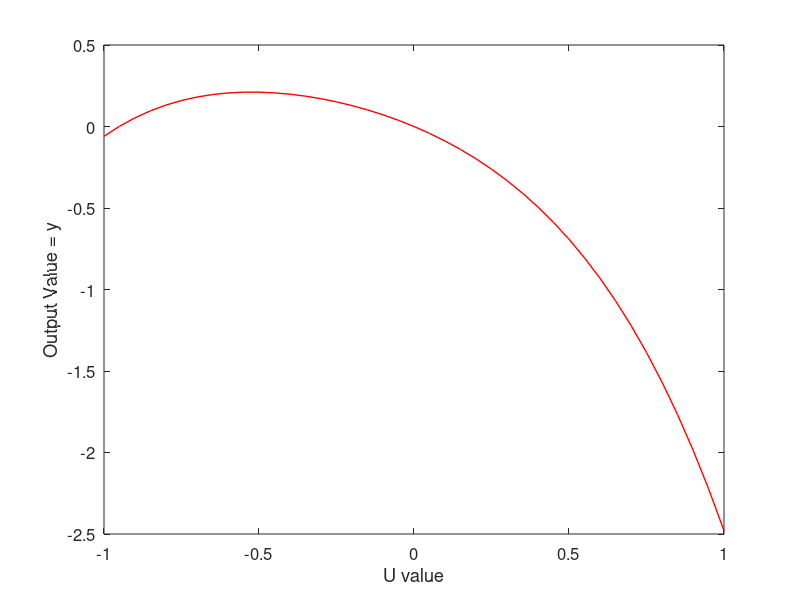

Here is the MATLAB script that generated this plot:
K = 1;
a1 = -0.8;
a2 = -0.86;
a3 = -0.41;
a4 = -0.41;
u_1 = -1:0.05:1;
y = @(u) a1*u +a2*u.^2 +a3*u.^3 +a4 *u.^4;
plot(u_1, y(u_1),'Color','r','LineStyle','-', 'LineWidth',1);
xlabel("U value")
ylabel("Output Value = y")
set(gca,'fontsize', 12)
print('zad2.png','-dpng','-r400')